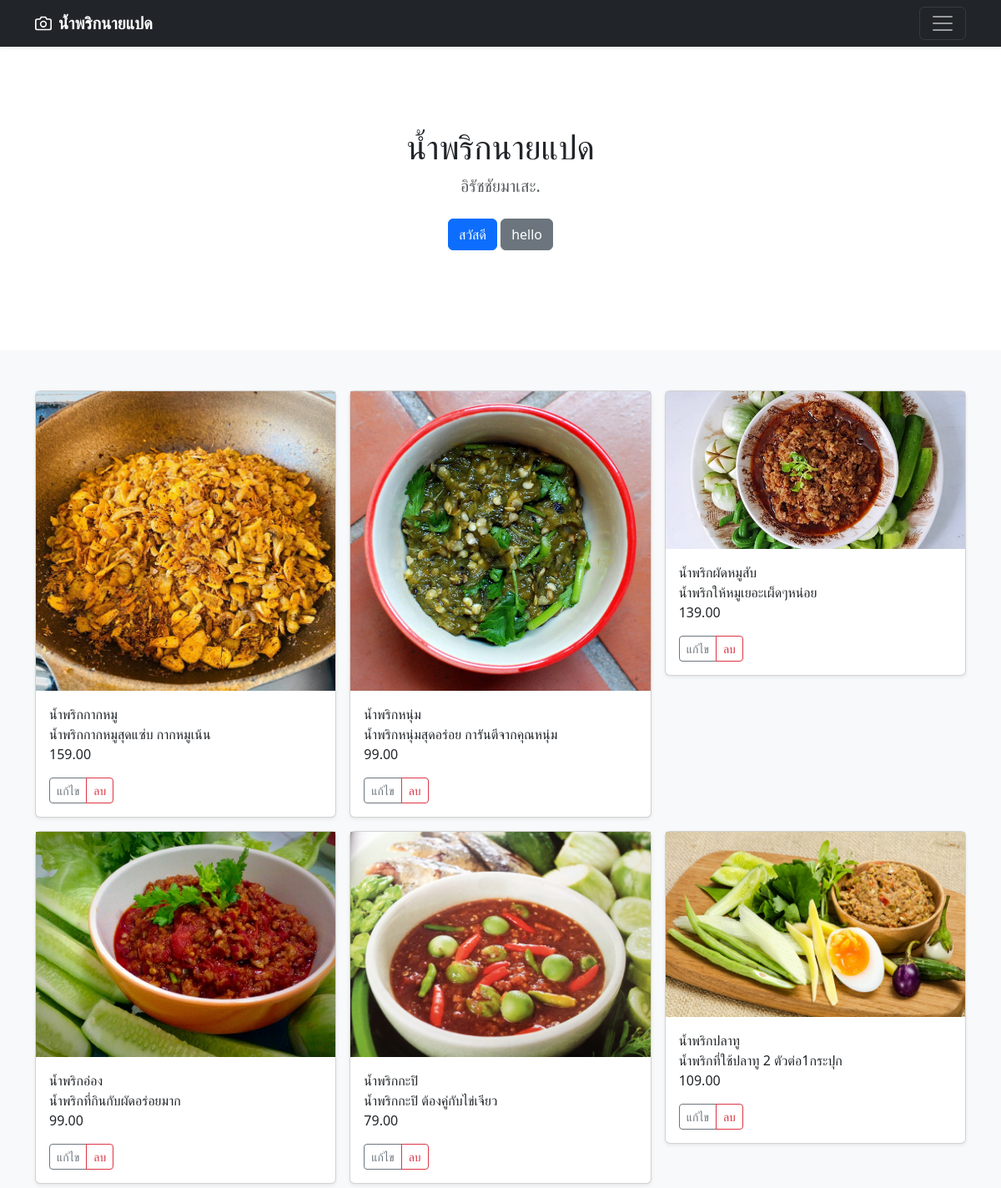
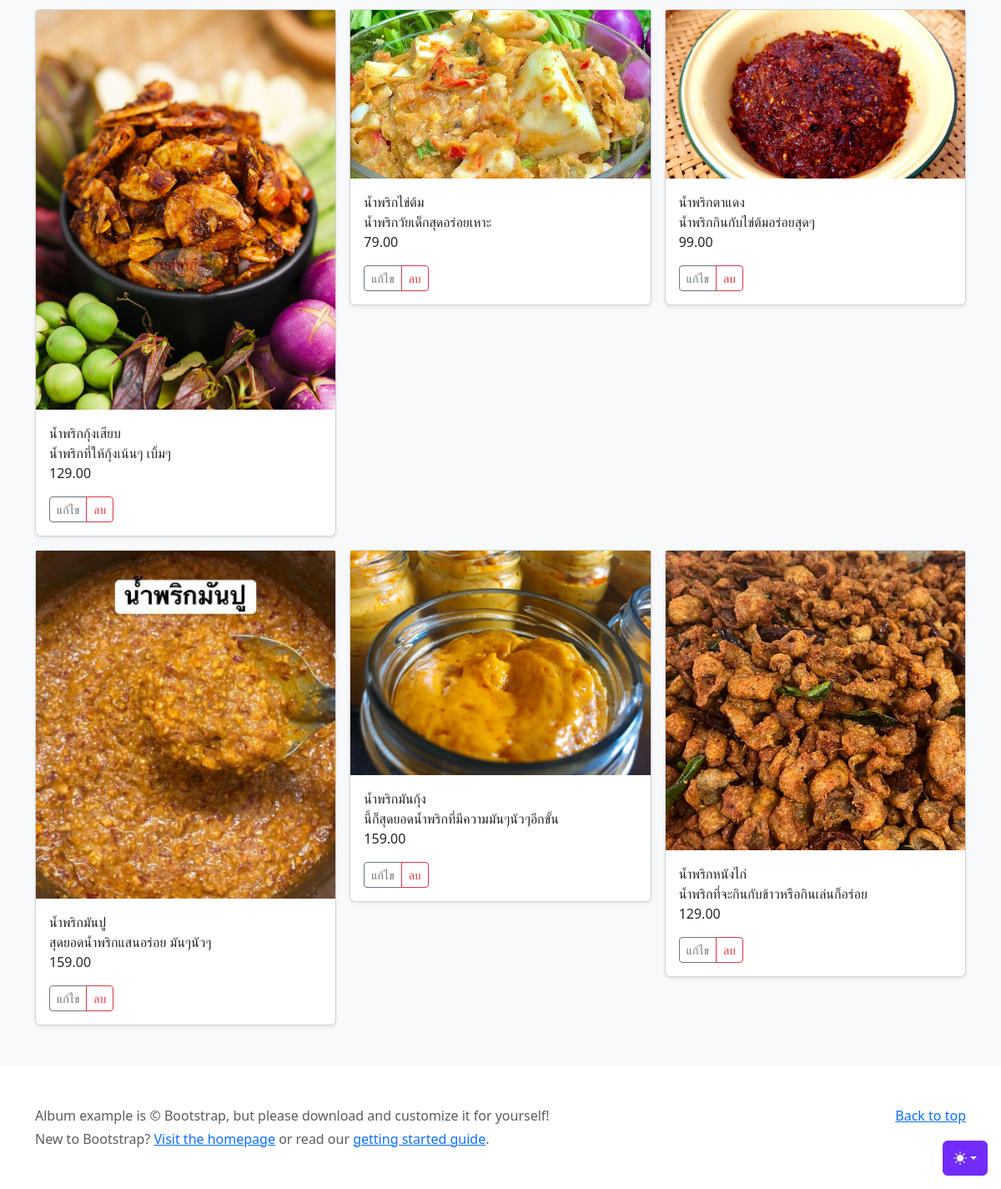
Page /album/index.php on the committed database (2 pictures, top to bottom).
### tables this page shows
CREATE TABLE `products` (
  `p_id` int(7) NOT NULL,
  `p_name` varchar(200) NOT NULL,
  `p_detail` text NOT NULL,
  `p_price` float(9,2) NOT NULL,
  `p_ext` varchar(50) NOT NULL,
  `c_id` int(7) NOT NULL
);

### album/index.php (the view, shortened to what this page needs)
<!doctype html>
<html lang="en" data-bs-theme="auto">
  <head><script src="../assets/js/color-modes.js"></script>
    <link rel="stylesheet" href="https://cdn.jsdelivr.net/npm/@docsearch/css@3">
<link href="../assets/dist/css/bootstrap.min.css" rel="stylesheet">
  </head>
  <body>
    <div class="dropdown position-fixed bottom-0 end-0 mb-3 me-3 bd-mode-toggle">
      <button class="btn btn-bd-primary py-2 dropdown-toggle d-flex align-items-center"
              id="bd-theme"
              type="button"
              aria-expanded="false"
              data-bs-toggle="dropdown"
              aria-label="Toggle theme (auto)">
        <svg class="bi my-1 theme-icon-active" width="1em" height="1em"><use href="#circle-half"></use></svg>
      </button>
    </div>
<header data-bs-theme="dark">
  <div class="navbar navbar-dark bg-dark shadow-sm">
    <div class="container">
      <a href="#" class="navbar-brand d-flex align-items-center">
        <strong>น้ำพริกนายแปด</strong>
      </a>
      <button class="navbar-toggler" type="button" data-bs-toggle="collapse" data-bs-target="#navbarHeader" aria-controls="navbarHeader" aria-expanded="false" aria-label="Toggle navigation">
        <span class="navbar-toggler-icon"></span>
      </button>
    </div>
  </div>
</header>
<main>
  <section class="py-5 text-center container">
    <div class="row py-lg-5">
      <div class="col-lg-6 col-md-8 mx-auto">
        <h1 class="fw-light">น้ำพริกนายแปด</h1>
        <p class="lead text-body-secondary">อิรัชชัยมาเสะ.</p>
        <p>
          <a href="#" class="btn btn-primary my-2">สวัสดี</a>
          <a href="#" class="btn btn-secondary my-2">hello</a>
        </p>
      </div>
    </div>
  </section>
  <div class="album py-5 bg-body-tertiary">
    <div class="container">
      <div class="row row-cols-1 row-cols-sm-2 row-cols-md-3 g-3">
<?php
include_once("../connectdb.php");
$sql = "SELECT * FROM `products` ORDER BY `products`.`p_id` ASC";
$rs = mysqli_query($conn , $sql);
while ($data = mysqli_fetch_array($rs)){
?>
        <div class="col">
          <div class="card shadow-sm">
            <img src="../im/<?php echo $data['p_id']; ?>.<?php echo $data['p_ext']; ?>" >
            <div class="card-body">
              <p class="card-text">
			  <?php echo $data['p_name']."<br>"; ?>
              <?php echo $data['p_detail']."<br>"; ?>
              <?php echo $data['p_price']; ?>
              </p>
              <div class="d-flex justify-content-between align-items-center">
                <div class="btn-group">
                  <a href="update.php?id=<?php echo $data['p_id']; ?> "type="button" class="btn btn-sm btn-outline-secondary">แก้ไข</a>
                  <a href="delete.php?id=<?php echo $data['p_id']; ?>&ext=<?php echo $data['p_ext'];?>"
                  type="button" class="btn btn-sm btn-outline-danger"
                  onClick="return confirm ('นอนยันนะจ๊ะ');">ลบ</a>
                </div>
              </div>
            </div>
          </div>
        </div>
<?php } ?>
      </div>
    </div>
  </div>
</main>
<footer class="text-body-secondary py-5">
  <div class="container">
    <p class="float-end mb-1">
      <a href="#">Back to top</a>
    </p>
    <p class="mb-1">Album example is &copy; Bootstrap, but please download and customize it for yourself!</p>
    <p class="mb-0">New to Bootstrap? <a href="/">Visit the homepage</a> or read our <a href="../getting-started/introduction/">getting started guide</a>.</p>
  </div>
</footer>
    </body>
</html>

### connectdb.php (shortened to what this page needs)
<!doctype html>
<html>
<head>
</head>
<body>
</body>
</html>

### album/index.php (style rules this page uses)
.bi { vertical-align: -.125em; fill: currentColor; }
.btn-bd-primary { --bd-violet-bg: #712cf9; --bd-violet-rgb: 112.520718, 44.062154, 249.437846; --bs-btn-font-weight: 600; --bs-btn-color: var(--bs-white); --bs-btn-bg: var(--bd-violet-bg); --bs-btn-border-color: var(--bd-violet-bg); --bs-btn-hover-color: var(--bs-white); --bs-btn-hover-bg: #6528e0; --bs-btn-hover-border-color: #6528e0; --bs-btn-focus-shadow-rgb: var(--bd-violet-rgb); --bs-btn-active-color: var(--bs-btn-hover-color); --bs-btn-active-bg: #5a23c8; --bs-btn-active-border-color: #5a23c8; }
.bd-mode-toggle { z-index: 1500; }

### rows in the picture
products: shows a picture, p_name "น้ำพริกกากหมู", p_detail "น้ำพริกกากหมูสุดแซ่บ กากหมูเน้น", p_price "159.00"
products: shows a picture, p_name "น้ำพริกหนุ่ม", p_detail "น้ำพริกหนุ่มสุดอร่อย การันตีจากคุณหนุ่ม", p_price "99.00"
products: shows a picture, p_name "น้ำพริกผัดหมูสับ", p_detail "น้ำพริกให้หมูเยอะเผ็ดๆหน่อย", p_price "139.00"
products: shows a picture, p_name "น้ำพริกอ่อง", p_detail "น้ำพริกที่กินกับผัดอร่อยมาก", p_price "99.00"
products: shows a picture, p_name "น้ำพริกกะปิ", p_detail "น้ำพริกกะปิ ต้องคู่กับไข่เจียว", p_price "79.00"
products: shows a picture, p_name "น้ำพริกปลาทู", p_detail "น้ำพริกที่ใช้ปลาทู 2 ตัวต่อ1กระปุก", p_price "109.00"
products: shows a picture, p_name "น้ำพริกกุ้งเสียบ", p_detail "น้ำพริกที่ให้กุ้งเน้นๆ เบิ้มๆ", p_price "129.00"
products: shows a picture, p_name "น้ำพริกไข่ต้ม", p_detail "น้ำพริกวัยเด็กสุดอร่อยเหาะ", p_price "79.00"
products: shows a picture, p_name "น้ำพริกตาแดง", p_detail "น้ำพริกกินกับไข่ต้มอร่อยสุดๆ", p_price "99.00"
products: shows a picture, p_name "น้ำพริกมันปู", p_detail "สุดยอดน้ำพริกแสนอร่อย มันๆนัวๆ", p_price "159.00"
products: shows a picture, p_name "น้ำพริกมันกุ้ง", p_detail "นี้ก็สุดยอดน้ำพริกที่มีความมันๆนัวๆอีกขั้น", p_price "159.00"
products: shows a picture, p_name "น้ำพริกหนังไก่", p_detail "น้ำพริกที่จะกินกับข้าวหรือกินเล่นก็อร่อย", p_price "129.00"
